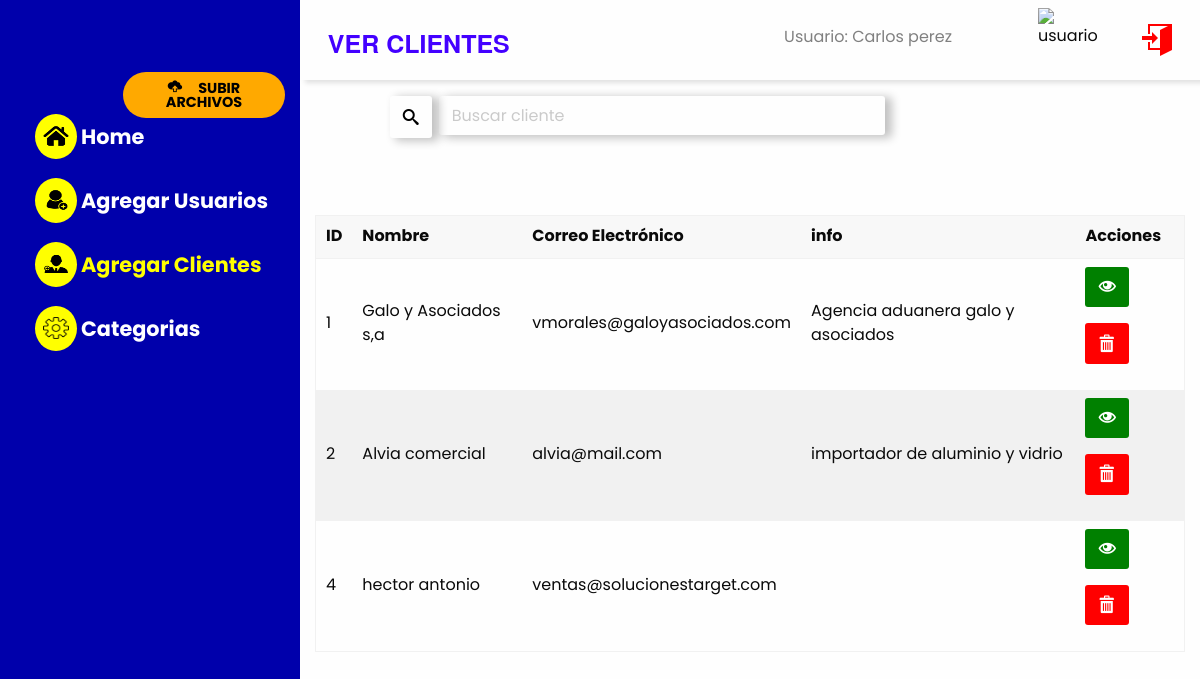
/views/ver_clientes.php (signed in), run on the app's committed database.
### tables this page shows
CREATE TABLE `usuarios` (
  `user_id` int(100) NOT NULL,
  `user_monbre` varchar(100) NOT NULL,
  `user_mail` varchar(50) NOT NULL,
  `user_pass` varchar(50) NOT NULL,
  `user_tipo` varchar(20) NOT NULL,
  `user_cliente` int(11) NOT NULL,
  `user_permiso` int(2) NOT NULL,
  `user_estado` tinyint(4) NOT NULL,
  `user_timestamp` timestamp NOT NULL DEFAULT CURRENT_TIMESTAMP ON UPDATE CURRENT_TIMESTAMP
);

CREATE TABLE `cliente` (
  `cliente_id` int(11) NOT NULL,
  `cliente_nombre` varchar(100) NOT NULL,
  `cliente_mail` varchar(50) NOT NULL,
  `cliente_info` text NOT NULL
);

### views/ver_clientes.php (the view, shortened to what this page needs)
<?php
		require ('../core/conexion.php');
		$user_id =	$_SESSION['user_id'];
		$sql="SELECT * FROM usuarios Where user_id='$user_id'";
		$result=$mysqli->query($sql);
		$rows = $result->num_rows;
		$row = $result->fetch_assoc();
		$sql2 ="SELECT * FROM cliente";
		$result2=$mysqli->query($sql2);
 ?>
 <!doctype html>
<html class="no-js" lang="es" dir="ltr">
  <head>
    <link rel="stylesheet" href="../css/foundation.css">
    <link rel="stylesheet" href="../css/app.css">
    <link rel="stylesheet" type="text/css" href="../font/flaticon.css">
    <link rel="stylesheet" href="../font/style.css">
    <link rel="stylesheet" href="../font/ie7/ie7.css">
</head>
<body>
	<div class="grid-container fluid">
		<div class="grid-x grid-padding-x">
			<div class="cell medium-3"style="background-color: #0000AB; height: 50rem;">
    				<div class="barra_lat">
      				<?php
						 if ($row['user_permiso'] == 1 || $row['user_permiso'] == 3 || $row['user_permiso'] == 4)  {
  							echo "<button id='file' class='btn'><span><i class='icon-cloud-upload'></i></span>SUBIR ARCHIVOS</button>";
  						};
				  	?>
      				<ul class="nav-bar">
						<li><a href="home.php"><button><span>
							<img src="../img/home-06.png" alt="control"></span> Home </button></a></li>
						<li><a href="configuracion.php"><button><span>
							<img src="../img/add-users-06.png" alt="control"></span> Agregar Usuarios </button></a></li>
						<li><a href="clientes.php"><button style="color: yellow;"><span>
							<img src="../img/add-clientes-06.png" alt="control"></span> Agregar Clientes </button></a></li>
						<li><a href="categorias.php"><button><span>
							<img src="../img/settings.png" alt="control"></span> Categorias </button></a></li>
      				</ul>
      				</div>
    			</div>
    			<div class="cell medium-9">
    				<div class="grid-x grid-padding-x cabecera">
							<div class="cell medium-5">
							   <h4>VER CLIENTES</h4>
						    </div>
						    <div class="cell medium-4">
						    	<p>Usuario: <?php if ($rows>0) {
							   	echo $row['user_monbre'];
							   }; ?></p>
						    </div>
						    <div class="cell medium-2">
						    		<img src="../img/user.png" alt="usuario">
						    </div>
						    <div class="cell medium-1 ">
						    	<div class="cerrar_secion">
						    			<a href="../core/cerrar_secion.php">
    					<i class="icon-enter"></i> </a>
						    	</div>
						    </div>
					</div>
					<div class="grid-x grid-margin-x acciones">
						<div class="cell medium-7 medium-offset-1">
							<div id="wraper">
							<input type="text" id="buscar_user" placeholder=" Buscar cliente">
							<button class="buscar_btn"><i class="icon-search"></i></button>
							</div>
						</div>
					</div>
					<div class="grid-x grid-padding-x tabla">
						<div class="cell medium-12">
							<table id="mytable">
							<thead>
								<td>ID</td>
								<th>Nombre</th>
								<th>Correo Electrónico</th>
								<th>info</th>
								<th>Acciones</th>
							</thead>
							<tbody id="user_table">
								<?php
								   		foreach ($result2 as $key => $v) {
										echo "<tr>
												<td id=".$v['cliente_id']." class='cliente_id'>".$v['cliente_id']."</td>
												<td id=".$v['cliente_nombre']." class='cliente_nombre'>".$v['cliente_nombre']."</td>
												<td id=".$v['cliente_mail']." class='cliente_mail'>".$v['cliente_mail']."</td>
												<td id=".$v['cliente_info']." class='cliente_info'>".$v['cliente_info']."</td>
												<td>
													<button id='edit_cliente' class='button editar small'>
													<i class='icon-eye'></i></button>
									<button id='elimina' class='button desactiva small'><i class='icon-bin'></i></button>
												</td>
											</tr>";
										};
								 ?>
							</tbody>
						    </table>
						</div>
					</div>
    			</div>
		</div>
	</div>
</body>
</html>

### css/app.css (style rules this page uses)
* { font-family: 'Poppins', sans-serif; }
.cabecera { height: 5rem; box-shadow: 6px 2px 5px 1px rgba(0,0,0,0.12); }
.cabecera h4 { text-align: left; padding: 0.8rem; color: #4300FF; vertical-align: middle; margin-top: 0.8rem; font-weight: bold; }
.cabecera p { text-align: right; padding: 0.5rem; color: gray; margin-top: 1rem; }
.cabecera img { height: 4rem; width: 4rem; float: right; margin-top: 0.5rem; margin-right: 0.5rem; }
.barra_lat { margin-top: 4rem; align-content: center; }
.btn { width: 60%; padding: 0.5rem; font-size: 0.8rem; background-color: #FFA900; text-align: center; border-radius: 5rem; float: right; margin-top: 0.5rem; font-size: 0.9rem; font-weight: bold; cursor: pointer; }
.btn span i { margin-right: 1rem; }
.nav-bar { list-style: none; font-size: 1rem; text-align: left; width: 90%; margin-right: 5%; }
.nav-bar li button { color: white; font-size: 1.3rem; font-weight: bold; margin-bottom: 1.5rem; height: 2.5rem; cursor: pointer; }
.nav-bar li button span { background-color: yellow; border-radius: 50%; color: black; padding:0.5rem; margin-right: 0.5rem cursor: pointer; }
.nav-bar li button span img { width: 1.6rem; height: 1.6rem; padding-bottom: 0.2rem; cursor: pointer; }
.acciones { margin-top: 1rem; }
.acciones input { width: 90%; float: right; border:none; box-shadow: 6px 2px 10px 1px rgba(0,0,0,0.24); }
.acciones i { float: left; margin-top: 0.2rem box-shadow: 6px 2px 10px 1px rgba(0,0,0,0.24); }
.tabla { margin-top: 2rem; }
.tabla div { padding: 2rem; }
.editar { background-color: green; color: white; }
.editar i { font-size: 1.1rem; }
.desactiva { background-color: red; }
.desactiva i { font-size: 1.1rem; }
.buscar_btn { background-color: transparent; padding: 0; margin:0; box-shadow: 6px 2px 10px 1px rgba(0,0,0,0.24); }
.buscar_btn i { padding: 0.8rem; }
.cerrar_secion { height: 2.5rem; width: 2.5rem; margin-top: 1.5rem; }
.cerrar_secion a i { text-align: center; color: red; font-size: 2rem; }
#file { font-family: 'Poppins', sans-serif; padding-left: 1rem; padding-right: 1rem; text-align: center; }

### data on the page
usuarios: user_monbre "Carlos perez"
cliente: cliente_id "1", cliente_nombre "Galo y Asociados s,a", cliente_mail "vmorales@galoyasociados.com", cliente_info "Agencia aduanera galo y asociados"
cliente: cliente_id "2", cliente_nombre "Alvia comercial", cliente_mail "alvia@mail.com", cliente_info "importador de aluminio y vidrio"
cliente: cliente_id "4", cliente_nombre "hector antonio", cliente_mail "ventas@solucionestarget.com"
